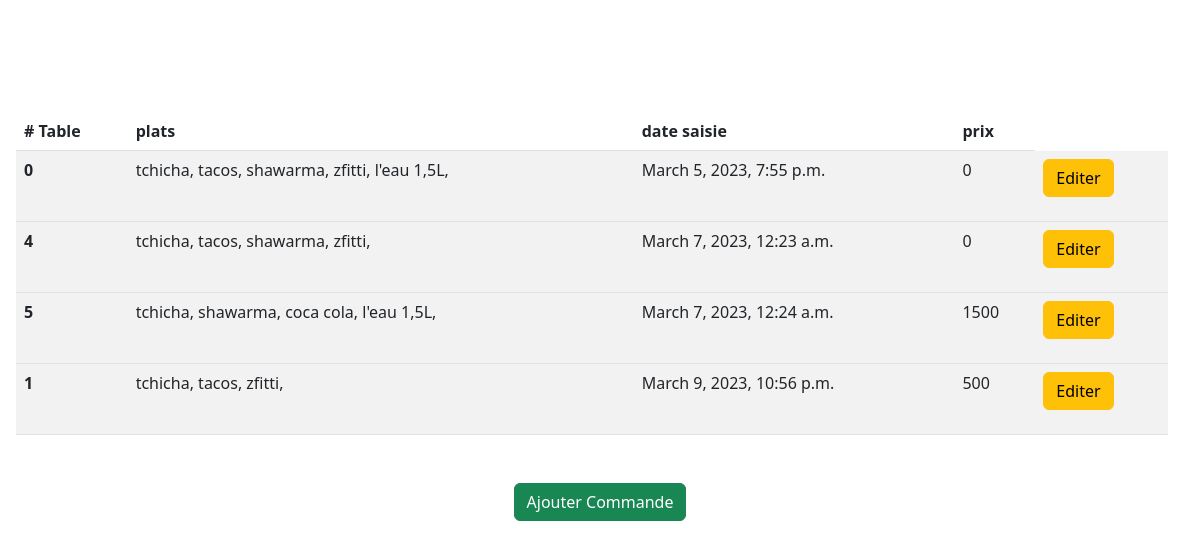
The app's page /serveur, older data.
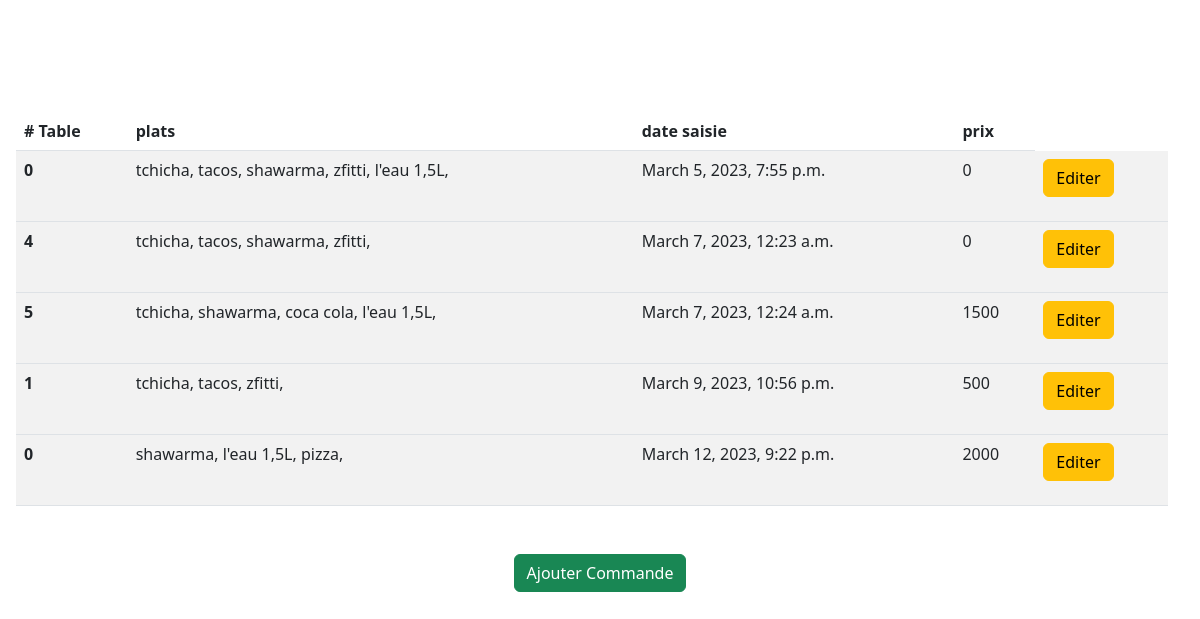
The same page, newer data.
### main/models.py (models this page shows, shortened)
class Command(models.Model):
    commtypeChoices = [('1','emporter'),('2','a table')]
    commType = models.CharField(max_length=1,help_text='choisit le type de la command',choices=commtypeChoices,verbose_name='type de command')
    tableNum = models.IntegerField(null=False,help_text='enter le numero de la table',verbose_name='numero de table')
    prods = models.ManyToManyField(Products)
    dateComm = models.DateTimeField(auto_now_add=True,verbose_name='temps creation de la command')
    encaisser = models.BooleanField(verbose_name='status d encaissemnt',default=False)
    encaissementTime = models.DateTimeField(auto_now_add=True,verbose_name='temps encaissement')
    flaged = models.BooleanField(verbose_name='modification au command')
    commPrice = models.IntegerField(verbose_name='prix total command',default=0,null=False)

class Products(models.Model):
    prodCatChoices = [
        ('1', 'Traditionelle'),
        ('2', 'Modern'),
        ('3', 'Boissant')
    ]
    prodName = models.CharField(max_length=30,null=False,help_text='entrer le nom de produit',verbose_name='nom de produit')
    prodPrix = models.IntegerField(null=False,help_text='prix de produit',verbose_name='prix de produit')
    prodCat = models.CharField(max_length=1,choices=prodCatChoices,null=False,help_text='choisit la categorie de ce produit',verbose_name='categorie de produit')
    isActive = models.BooleanField(help_text='activer ou desactiver ce produit', verbose_name='status de produit',default=True)
    img=models.ImageField(default='default.jpg',upload_to='profile_pics')

### main/views.py (the view)
# urls.py: path('serveur', serveurView, name='sereur'),
def serveurView(request):
    context = {}
    context['commands'] = Command.objects.all()
    return render(request, "main/serveur.html", context)

### main/templates/main/serveur.html (shortened to what this page needs)
{% extends 'base.html'%}
{% load static %}
{% block header%}
  <link rel="stylesheet" href="{% static 'caissier.css' %}">
{% endblock header%}
{% block body%}
<div class="tableDiv">
    <table class="table table-hover table-striped" id="commTable">
        <thead>
        <tr>
            <th scope="col"># Table</th>
            <th scope="col">plats</th>
            <th scope="col">date saisie</th>
            <th scope="col">prix</th>
        </tr>
        </thead>
        {% for command in commands %}
        <tbody>
        <tr>
            <th scope="row">{{command.tableNum}}</th>
            <td>{%for prod in command.prods.all%}
                    {{prod.prodName}},
                {% endfor %}
            </td>
            <td>{{command.dateComm}}</td>
            <td>{{command.commPrice}}</td>
            <td><form method="post" action="editer-command">{% csrf_token %}
                <button class="btn btn-warning" type="submit" name="edit" value={{command.id}}>Editer</button>
                </form>
            </td>
        </tr>
        </tbody>
        {% endfor %}
    </table>
</div>
  <div class="text-center"><a href="ajouter-command"><button class="btn btn-success" type="submit" name="ajouterCommand" >Ajouter Commande</button></a></div>
  {% endblock body%}

Row changes from the older to the newer data that the page shows:
added Command: tableNum "0", dateComm "March 12, 2023, 9:22 p.m.", commPrice "2000", {{ command.id }} 5 (drawn), Products (prodName "shawarma"), Products (prodName "l'eau 1,5L")
now on this page (row edited): Products: prodName "pizza", shown under "0"
